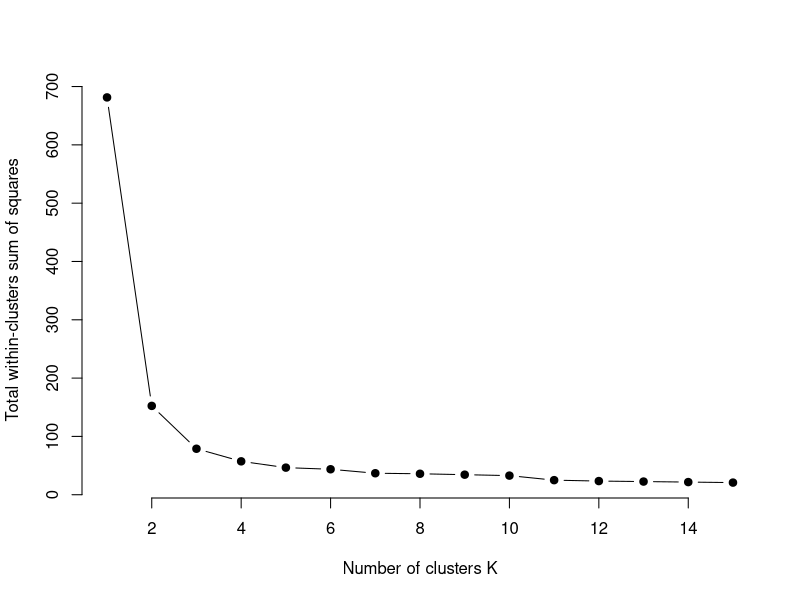
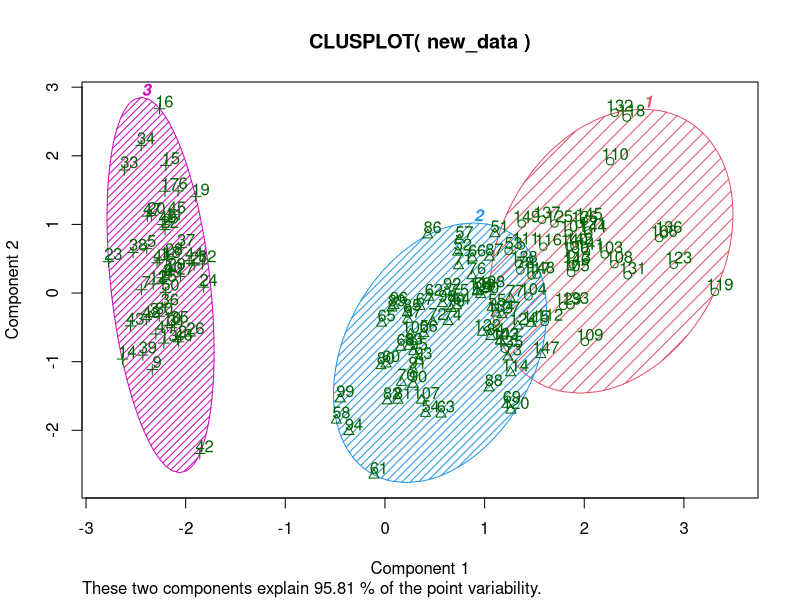
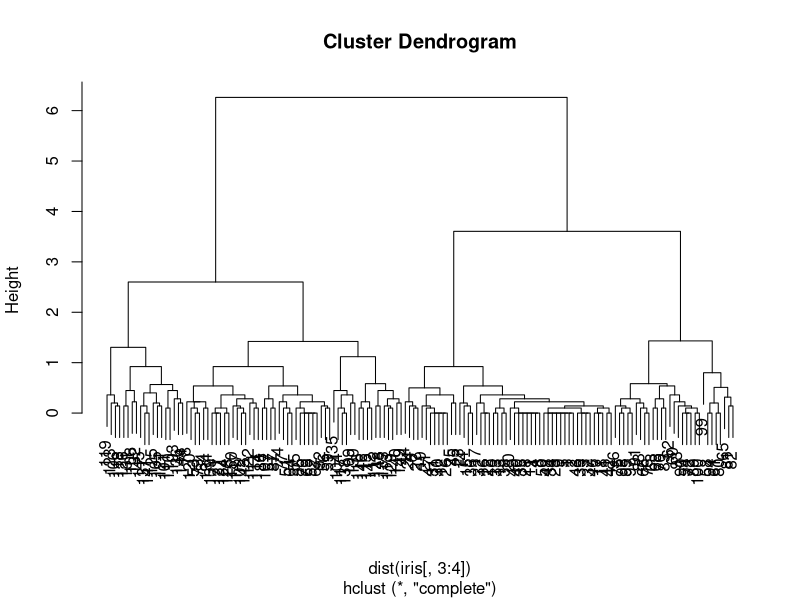
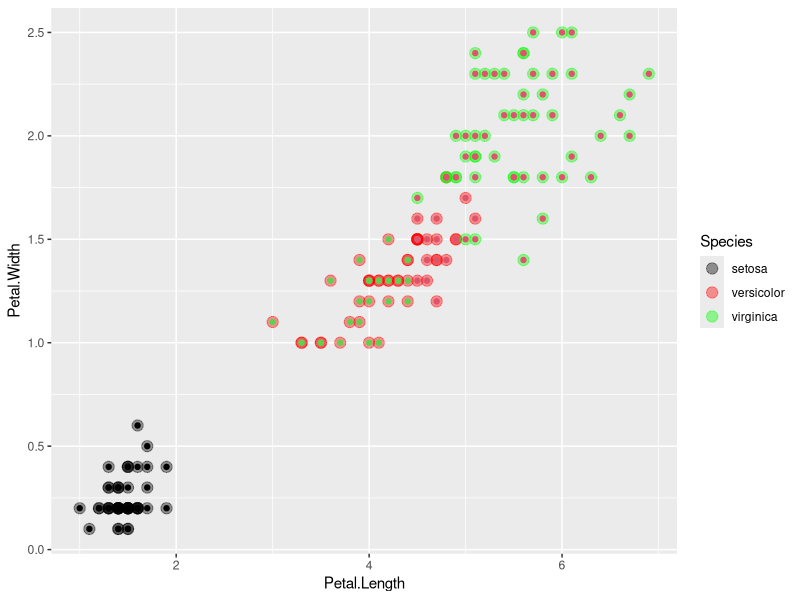
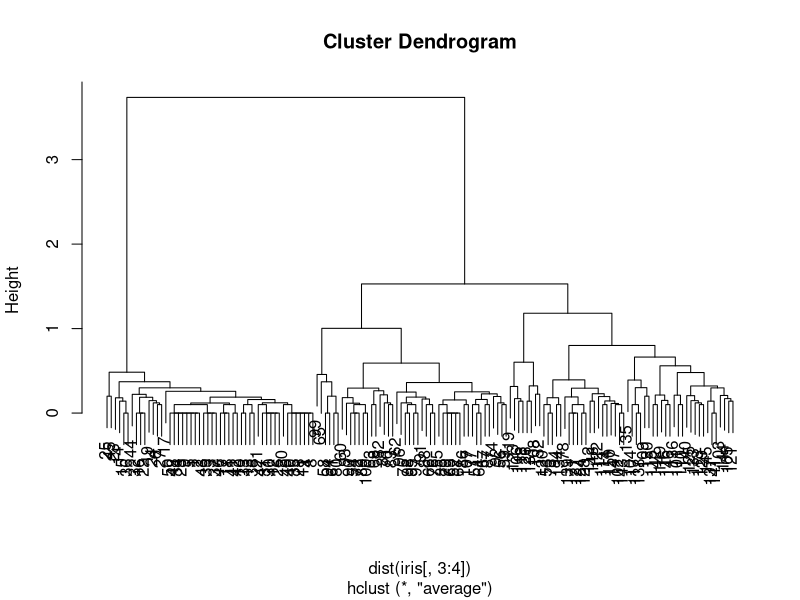
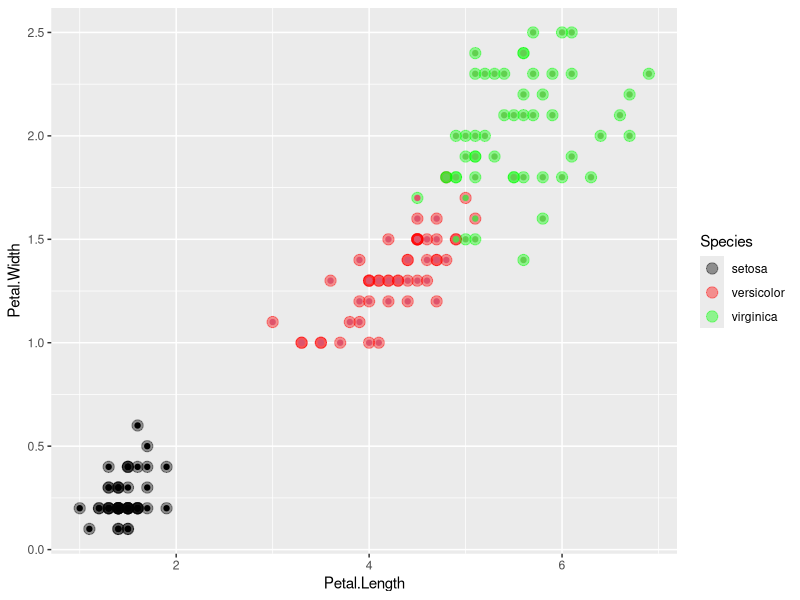

Source code (R) for these figures, in order:
  "k-means clustering "
data("iris")
names(iris)
new_data<-subset(iris,select = c(-Species))
new_data
cl <- kmeans(new_data,3)
cl
data <- new_data
wss <- sapply(1:15, function(k){kmeans(data, k )$tot.withinss})
wss
plot(1:15, wss, type="b", pch=19, frame=FALSE, xlab="Number of clusters K",
     ylab="Total within-clusters sum of squares")
install.packages("cluster")
library(cluster)
clusplot(new_data, cl$cluster, color=TRUE, shade=TRUE, labels=2, lines=0)
cl$cluster
cl$centers
"agglomerative clustering"
clusters <- hclust(dist(iris[, 3:4]))
plot(clusters)
clusterCut <- cutree(clusters, 3)
table(clusterCut, iris$Species)
install.packages("ggplot2")
library("ggplot2")
ggplot(iris, aes(Petal.Length, Petal.Width, color = Species)) +
  geom_point(alpha = 0.4, size = 3.5) + geom_point(col = clusterCut) +
  scale_color_manual(values = c('black', 'red', 'green'))
clusters <- hclust(dist(iris[, 3:4]), method='average')
clusterCut1 <- cutree(clusters, 3)
table(clusterCut1, iris$Species)
plot(clusters)
ggplot(iris, aes(Petal.Length, Petal.Width, color=Species)) +
  geom_point(alpha = 0.4, size = 3.5) + geom_point(col=clusterCut1) +
  scale_color_manual(values = c('black', 'red', 'green'))
